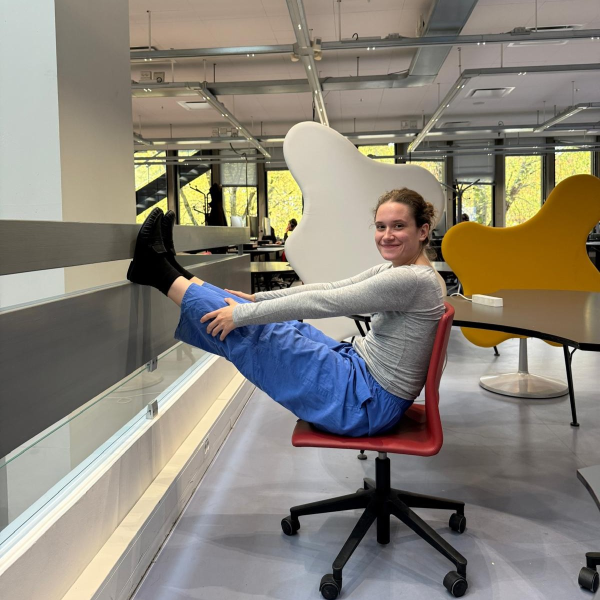
#> input picture MiniProject2/Lyapunov_Hannah.jpeg, 1200 x 1200 px (shown at 1/2 size)
$ jupyter execute MiniProj2_Ex3.ipynb
#> lines starting #> are read from the running program, lines starting #| are printed output that depends on the picture; long printed decimals are rounded
[cell 1]
import numpy as np
import matplotlib.pyplot as plt
from PIL import Image, ImageOps
from scipy.fft import dstn, idstn
from tkinter import Tk, filedialog

N = 256
T = 1e-3

from PIL import Image
from scipy.fft import dstn, idstn

# image with values in [0,1], black = 0 (crop your own photo to a square first)
im = Image.open('Lyapunov_Hannah.jpeg').convert('L')
X = np.asarray(im.resize((N, N)), float) / 255

plt.imshow(X,cmap="gray")
plt.show()
# forward operator A = S^T diag(lam) S, A^T = A
S = lambda x: dstn(x, type=2, norm='ortho')
ST = lambda x: idstn(x, type=2, norm='ortho')
k = np.arange(1, N + 1); lam = np.exp(-(k[:, None]**2 + k[None, :]**2) * T)
A = lambda x: ST(lam * S(x))

# we know that A.T = A
Y = A(X)

rng = np.random.default_rng(42)
e = rng.standard_normal(size=Y.shape)

e = e * 0.001 * np.linalg.norm(Y) / np.linalg.norm(e)

Ydelta = Y + e

# CGLS
iteration = 1000

xk = np.zeros_like(Ydelta)
rk_old = Ydelta.copy()
dk = A(rk_old)
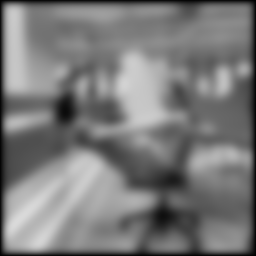
#> dk: shape (256, 256) float64; min 0.0019, max 0.855, mean 0.48

relativeError = np.zeros(iteration+1)
relativeError[0] = 1.0
bestX = xk.copy()
bestk = 0

k_array = {5,20,200}
snapshots = {}

Xsolution_array = 0
minError = relativeError[0]
normX = np.linalg.norm(X)
#> normX = 142.1

for k in range(1,iteration+1):
    A_rk_old = A(rk_old)
    A_dk = A(dk)
    norm_A_rk_old = np.linalg.norm(A_rk_old)

    ak = norm_A_rk_old**2 / np.linalg.norm(A_dk)**2
    xk = xk + ak * dk

    rk_new = rk_old - ak * A_dk
    A_rk_new = A(rk_new)

    bk = np.linalg.norm(A_rk_new)**2 / norm_A_rk_old**2
    dk = A_rk_new + bk * dk

    rk_old = rk_new

    relativeError[k] = np.linalg.norm(X - xk) / normX
    if relativeError[k] < minError:
        minError = relativeError[k]
        bestX = xk.copy()
        bestk = k
    if k in k_array:
        snapshots[k] = xk.copy()
#> this loop made 1000 passes
#> (norm_A_rk_old, ak, bk) on passes 1 to 3: (130.3, 1.03, 0.00602), (10.11, 1.66, 0.131), (3.66, 2.26, 0.283)
#> pass 1, `A_rk_new = A(rk_new)`:
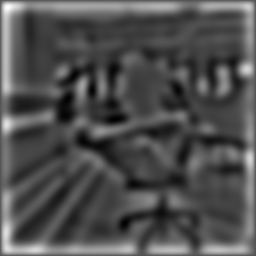
#> A_rk_new: shape (256, 256) float64; min -0.0898, max 0.19, mean -0.00112; drawn with min black and max white
#> after the loop:
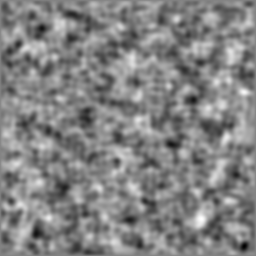
#> A_dk: shape (256, 256) float64; min -1.48e-06, max 1.4e-06, mean 4.58e-09; drawn with min black and max white
#> after the loop:
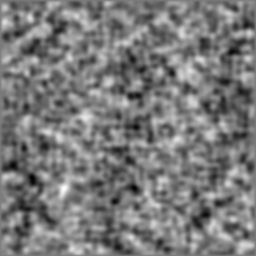
#> A_rk_new: shape (256, 256) float64; min -3.21e-06, max 3.43e-06, mean -2.14e-08; drawn with min black and max white
#> after the loop:
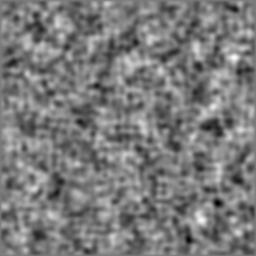
#> A_rk_old: shape (256, 256) float64; min -3.31e-06, max 3.56e-06, mean 3.6e-09; drawn with min black and max white
#> after the loop:
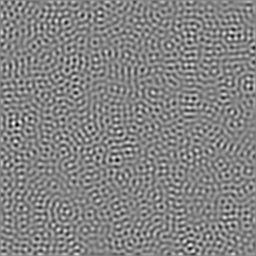
#> dk: shape (256, 256) float64; min -8.03e-05, max 7.43e-05, mean 4.5e-08; drawn with min black and max white
#> after the loop:
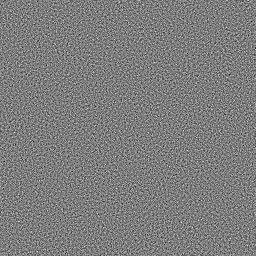
#> rk_new: shape (256, 256) float64; min -0.00241, max 0.00249, mean -3.93e-08; drawn with min black and max white
#> after the loop, bestk = 439; minError = 0.15; relativeError = 1001 values, max 1 at index 0, min 0.15 at index 439, mean 0.157; snapshots = 3 items
plt.imshow(Y,cmap="gray")
plt.show()


plt.plot(relativeError,label="relative Error")
plt.axvline(bestk,linestyle="--",color="grey",label=f"best_k={bestk}")
plt.legend()
plt.show()
#> figure, not shown here; curve peaks at x = 0, y = 1

print(f"relativeError={relativeError[bestk]} at index k={bestk}")
#| relativeError=0.1496 at index k=439

for k in k_array:
    plt.imshow(snapshots[k],cmap="gray",label=f"k={k}")
    plt.legend()
    plt.show()

plt.imshow(bestX,cmap="gray")
plt.show()

[cell 2]
import numpy as np
import matplotlib.pyplot as plt
from PIL import Image, ImageOps
from scipy.fft import dstn, idstn
from tkinter import Tk, filedialog

N = 256
T = 1e-3

from PIL import Image
from scipy.fft import dstn, idstn

# image with values in [0,1], black = 0 (crop your own photo to a square first)
im = Image.open('Lyapunov_Hannah.jpeg').convert('L')
X = np.asarray(im.resize((N, N)), float) / 255

# forward operator A = S^T diag(lam) S, A^T = A
S = lambda x: dstn(x, type=2, norm='ortho')
ST = lambda x: idstn(x, type=2, norm='ortho')
k = np.arange(1, N + 1); lam = np.exp(-(k[:, None]**2 + k[None, :]**2) * T)
A = lambda x: ST(lam * S(x))

# we know that A.T = A
Y = A(X)

# add NOISE
rng = np.random.default_rng(42)
e = rng.standard_normal(size=Y.shape)
e = e * 0.01 * np.linalg.norm(Y) / np.linalg.norm(e)
Ydelta = Y + e

# Landweber
iteration_LW = 1000

xk_LW = np.zeros_like(Ydelta)

normA = np.exp(-2*T)
omega = 1.9/normA**2

relativeError_LW = np.zeros(iteration+1)
relativeError_LW[0] = 1.0
bestX_LW = xk_LW.copy()
bestk_LW = 0

k_array = {5,20,200}
snapshots_LW = {}

minError_LW = relativeError_LW[0]
normX = np.linalg.norm(X)


for k in range(1,iteration+1):
    xk_LW = xk_LW - omega * A(A(xk_LW) - Ydelta)

    relativeError_LW[k] = np.linalg.norm(X - xk_LW) / normX
    if relativeError_LW[k] < minError_LW:
        minError_LW = relativeError_LW[k]
        bestX_LW = xk_LW.copy()
        bestk_LW = k
    if k in k_array:
        snapshots_LW[k] = xk.copy()
#> this loop made 1000 passes
#> pass 1, `xk_LW = xk_LW - omega * A(A(xk_LW) - Ydelta)`:
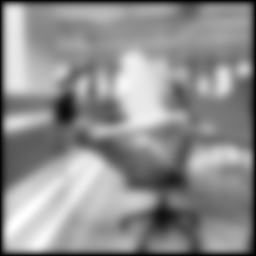
#> xk_LW: shape (256, 256) float64; min 0.00363, max 1.63, mean 0.916; drawn with min black and max white
#> after the loop:
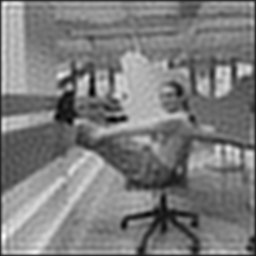
#> bestX_LW: shape (256, 256) float64; min -0.136, max 1.18, mean 0.508; drawn with min black and max white
#> after the loop, bestk_LW = 1000; minError_LW = 0.168; relativeError_LW = 1001 values, max 1 at index 0, min 0.168 at index 1000, mean 0.178; snapshots_LW = 3 items

print(f"CGLS:   \t|  relativeError_CGLS:\t{relativeError[bestk]}  \t| k={bestk}")
#| CGLS:   	|  relativeError_CGLS:	0.1496  	| k=439
print(f"Landweber:  \t|  relativeError_LW:\t{relativeError_LW[bestk_LW]}  \t| k={bestk_LW}")
#| Landweber:  	|  relativeError_LW:	0.168  	| k=1000

plt.plot(relativeError_LW,label="relative Error LW")
plt.plot(relativeError,label="relative Error CGLS")
plt.axvline(bestk_LW,linestyle="--",color="grey",label=f"best_k={bestk_LW}")
plt.legend()
plt.show()
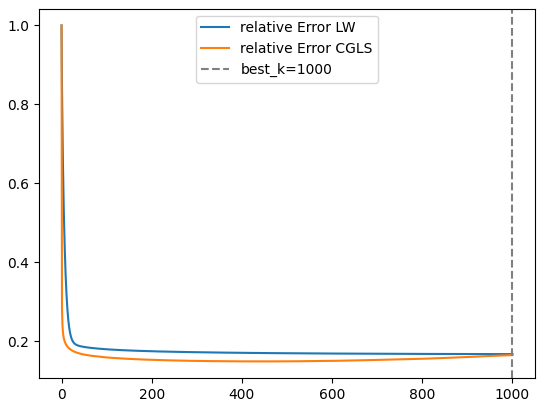
#> figure drawn by matplotlib, 1 panel; curve peaks at x = 0, y = 1; curve peaks at x = 0, y = 1

for k in k_array:
    plt.imshow(snapshots_LW[k],cmap="gray",label=f"k={k}")
    plt.legend()
    plt.show()

plt.imshow(bestX_LW,cmap="gray")
plt.show()
